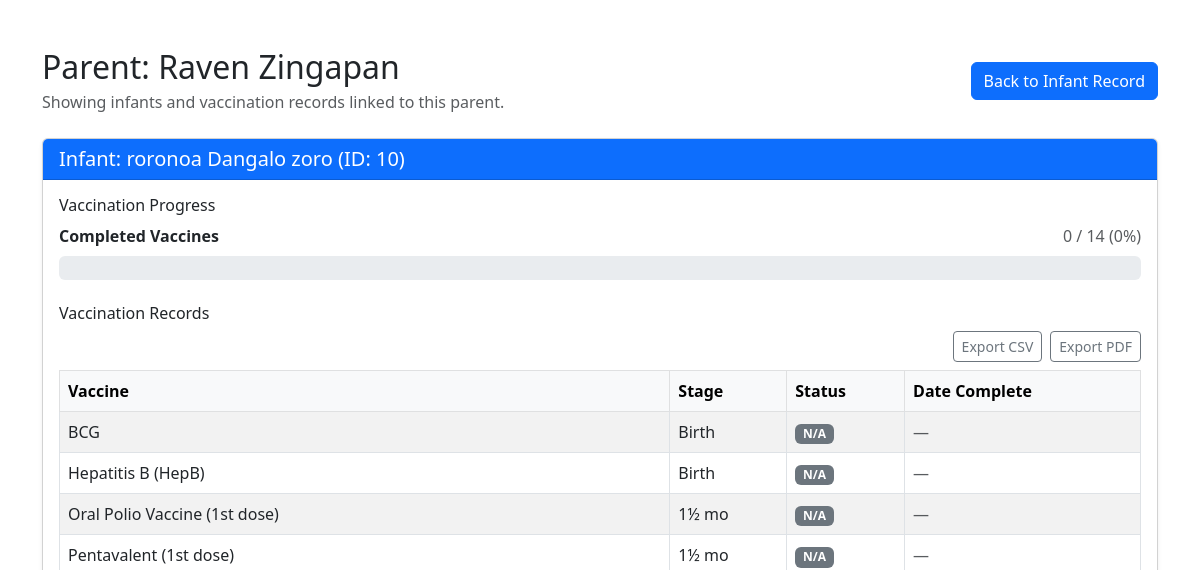
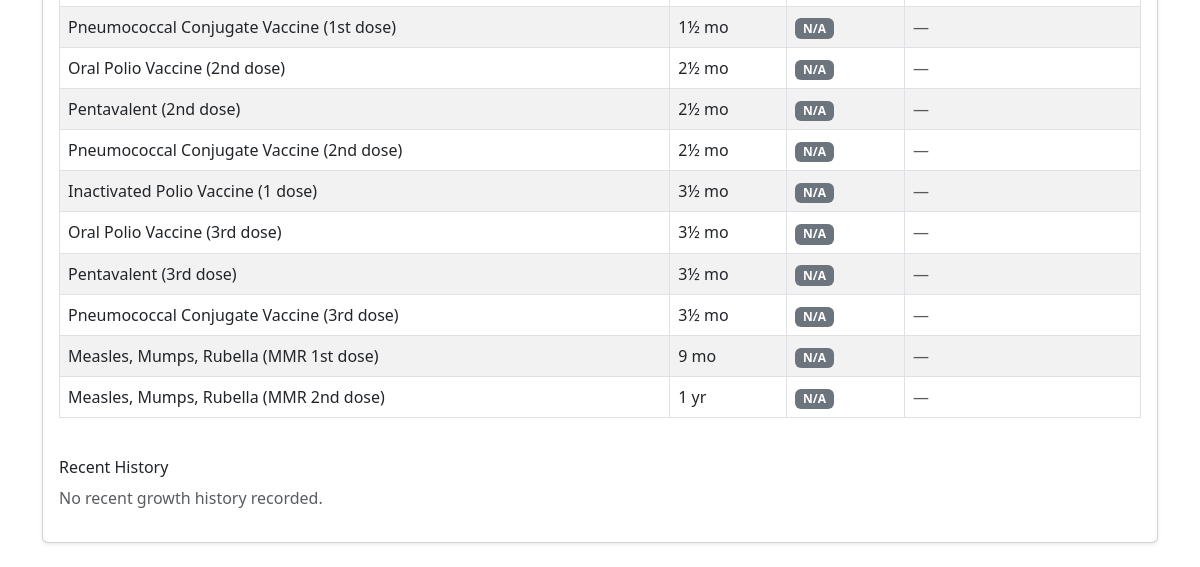
Page /view_details.php?parent_id=5 on the earlier database version (2 pictures, top to bottom).
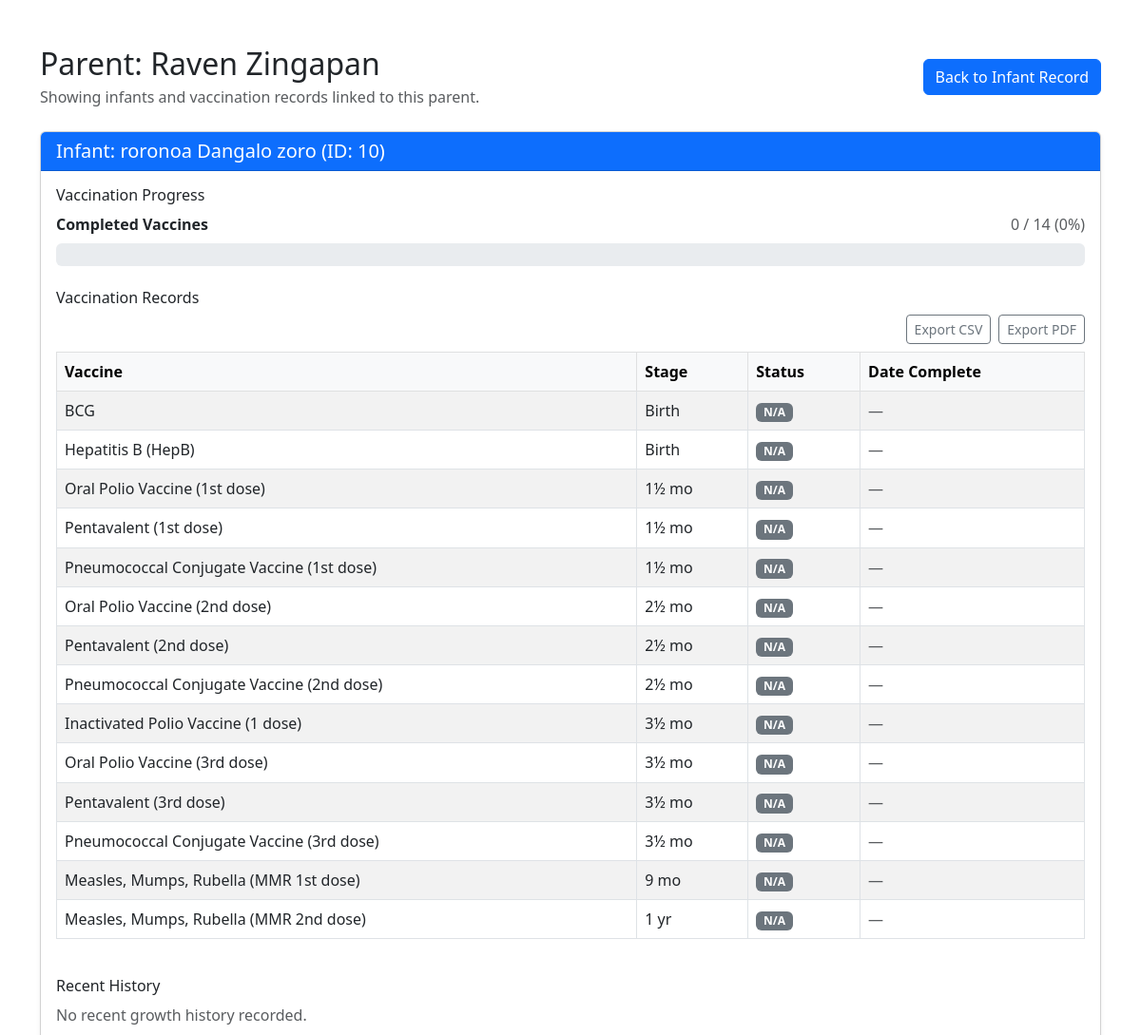
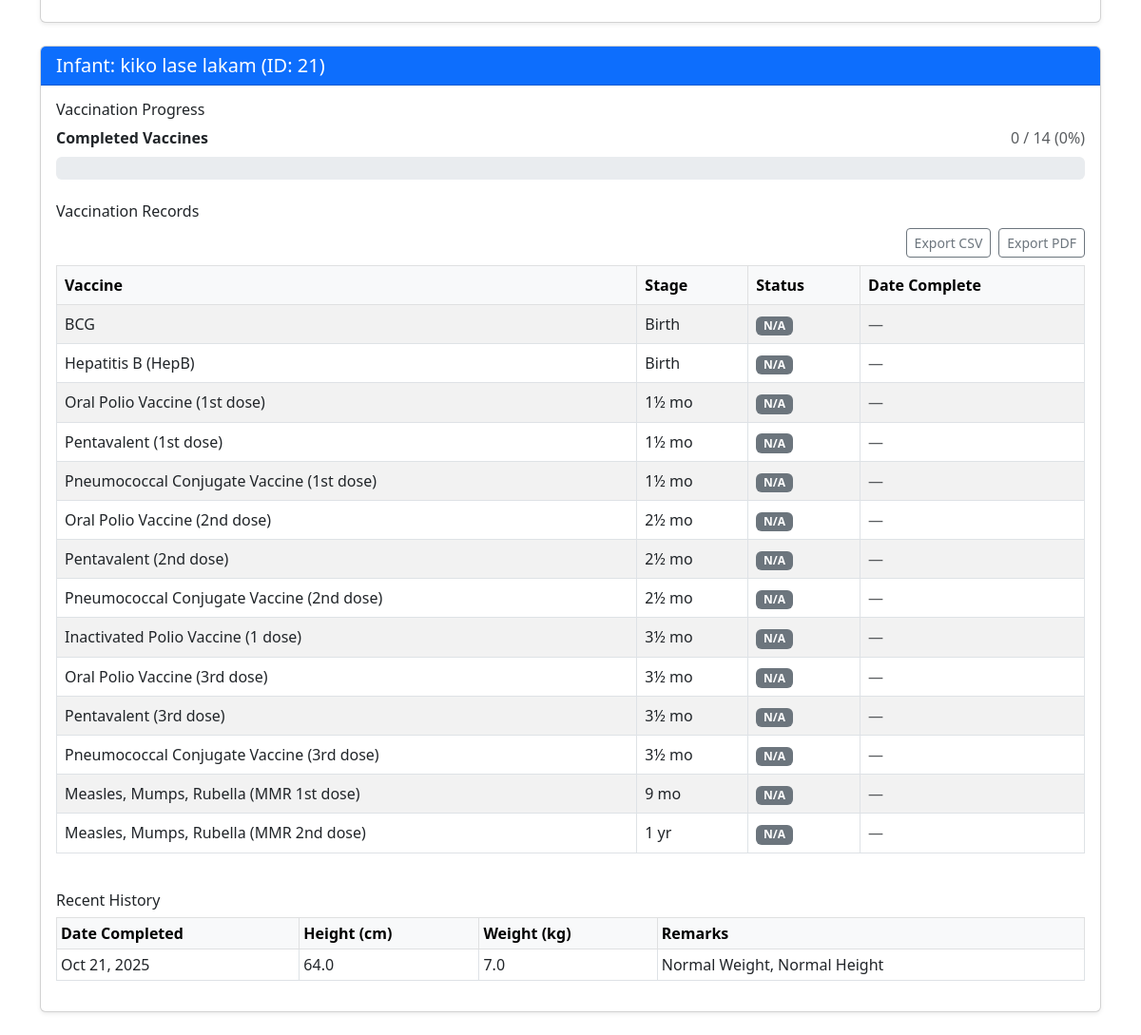
Same page on the later database version (2 pictures, top to bottom).
### tables this page shows
CREATE TABLE `infantinfo` (
  `id` int(11) NOT NULL,
  `firstname` varchar(25) NOT NULL,
  `middlename` varchar(255) DEFAULT NULL,
  `surname` varchar(25) NOT NULL,
  `dateofbirth` varchar(25) NOT NULL,
  `placeofbirth` varchar(25) NOT NULL,
  `sex` enum('Male','Female') DEFAULT NULL,
  `weight` double NOT NULL,
  `height` double NOT NULL,
  `remarks` varchar(255) DEFAULT NULL,
  `bloodtype` varchar(5) NOT NULL,
  `nationality` varchar(25) NOT NULL,
  `parent_id` int(11) DEFAULT NULL
);

CREATE TABLE `tbl_vaccine_reference` (
  `id` int(11) NOT NULL,
  `vaccine_name` varchar(100) DEFAULT NULL,
  `disease_prevented` varchar(150) DEFAULT NULL,
  `age_stage` varchar(20) DEFAULT NULL,
  `at_birth` tinyint(1) DEFAULT 0,
  `one_half_month` tinyint(1) DEFAULT 0,
  `two_half_month` tinyint(1) DEFAULT 0,
  `three_half_month` tinyint(1) DEFAULT 0,
  `nine_month` tinyint(1) DEFAULT 0,
  `one_year` tinyint(1) DEFAULT 0
);

CREATE TABLE `infant_previous_records` (
  `id` int(11) NOT NULL,
  `infant_id` int(11) NOT NULL,
  `record_date` date DEFAULT curdate(),
  `previous_weight` decimal(5,2) DEFAULT NULL,
  `previous_height` decimal(5,2) DEFAULT NULL,
  `remarks` varchar(255) DEFAULT NULL,
  `growth_status` varchar(255) DEFAULT NULL
);

### view_details.php (the view, shortened to what the changed rows need)
<?php
include 'dbForm.php';
if (isset($_GET['parent_id'])) {
    $parent_id = mysqli_real_escape_string($con, $_GET['parent_id']);
    $parentQuery = "SELECT first_name, last_name FROM parents WHERE id = '$parent_id' LIMIT 1";
    $parentResult = mysqli_query($con, $parentQuery);
    $parent = mysqli_fetch_assoc($parentResult);
    $vaccineReference = [];
    $referenceStageMap = [];
    $referenceQuery = "SELECT vaccine_name, disease_prevented, age_stage FROM tbl_vaccine_reference ORDER BY FIELD(age_stage,'Birth','1½ mo','2½ mo','3½ mo','9 mo','1 yr'), vaccine_name ASC";
    $referenceResult = mysqli_query($con, $referenceQuery);
    if ($referenceResult) {
        while ($refRow = mysqli_fetch_assoc($referenceResult)) {
            $vaccineReference[] = $refRow;
            $vaccineName = $refRow['vaccine_name'] ?? '';
            $ageStage = $refRow['age_stage'] ?? '';
            if ($vaccineName !== '' && $ageStage !== '') {
                $referenceStageMap[$vaccineName][] = $ageStage;
            }
        }
    }
    $infantQuery = "SELECT id, CONCAT_WS(' ', firstname, middlename, surname) AS full_name, dateofbirth, weight, height, sex FROM infantinfo WHERE parent_id = '$parent_id'";
    $infantResult = mysqli_query($con, $infantQuery);
    $infants = [];
    if ($infantResult) {
        while ($infantRow = mysqli_fetch_assoc($infantResult)) {
            $infantId = (int) $infantRow['id'];
            $fullName = trim(preg_replace('/\s+/', ' ', $infantRow['full_name']));
            $infantRow['full_name'] = $fullName;
            $statusMap = [];
            foreach ($referenceStageMap as $refVaccine => $stages) {
                foreach ($stages as $refStage) {
                    $statusMap[$refVaccine][$refStage] = [
                        'status' => 'N/A',
                        'updated_at' => ''
                    ];
                }
            }
            $vaccinationDetails = [];
            $completedCount = 0;
            $totalVaccines = count($vaccineReference);
            foreach ($vaccineReference as $referenceRow) {
                $vaccineName = $referenceRow['vaccine_name'];
                $stage = $referenceRow['age_stage'];
                $detail = $statusMap[$vaccineName][$stage] ?? null;
                $status = $detail['status'] ?? 'N/A';
                $vaccinationDetails[] = [
                    'vaccine_name' => $vaccineName,
                    'disease_prevented' => $referenceRow['disease_prevented'],
                    'stage' => $stage,
                    'status' => $status,
                    'updated_at' => $detail['updated_at'] ?? ''
                ];
            }
            $infantRow['vaccinations'] = $vaccinationDetails;
            $infantRow['progress_total'] = $totalVaccines;
            $infantRow['progress_completed'] = $completedCount;
            $infantRow['progress_percent'] = $totalVaccines > 0 ? round(($completedCount / $totalVaccines) * 100) : 0;
            $growthHistory = [];
            $growthStmt = $con->prepare("SELECT record_date, previous_weight, previous_height, growth_status FROM infant_previous_records WHERE infant_id = ? ORDER BY id DESC LIMIT 5");
            if ($growthStmt) {
                $growthStmt->bind_param('i', $infantId);
                if ($growthStmt->execute()) {
                    $growthResult = $growthStmt->get_result();
                    while ($growthRow = $growthResult->fetch_assoc()) {
                        $growthHistory[] = $growthRow;
                    }
                }
            }
            $infantRow['recent_history'] = $growthHistory;
            $infants[] = $infantRow;
        }
    }
} else {
    echo "Parent ID is required.";
    exit;
}
?>
<!DOCTYPE html>
<html lang="en">
<head>
    <link rel="stylesheet" href="https://cdn.jsdelivr.net/npm/bootstrap@5.3.0/dist/css/bootstrap.min.css">
</head>
<body>
    <div class="container mt-5">
        <div class="d-flex justify-content-between align-items-center mb-4">
            <div>
                <h2 class="mb-1">Parent: <?php echo htmlspecialchars($parent['first_name'] . ' ' . $parent['last_name']); ?></h2>
            </div>
        </div>
        <?php if (!empty($infants)): ?>
            <?php foreach ($infants as $infant): ?>
                <div class="card mb-4 shadow-sm">
                    <div class="card-header bg-primary text-white">
                        <h5 class="mb-0">Infant: <?php echo htmlspecialchars($infant['full_name']); ?> (ID: <?php echo (int) $infant['id']; ?>)</h5>
                    </div>
                    <div class="card-body">
                        <?php
                        $tableId = 'vaccination-table-' . (int) $infant['id'];
                        $exportBaseName = strtolower(preg_replace('/[^A-Za-z0-9]+/', '_', $infant['full_name']));
                        $csvFilename = $exportBaseName . '_vaccination.csv';
                        $pdfFilename = $exportBaseName . '_vaccination.pdf';
                        $pdfTitle = $infant['full_name'] . ' Vaccination Records';
                        ?>
                        <h6>Vaccination Progress</h6>
                        <?php if ($infant['progress_total'] > 0): ?>
                            <div class="mb-3">
                                <div class="d-flex justify-content-between align-items-center mb-2">
                                    <span class="fw-semibold">Completed Vaccines</span>
                                    <span class="text-muted"><?php echo $infant['progress_completed']; ?> / <?php echo $infant['progress_total']; ?> (<?php echo $infant['progress_percent']; ?>%)</span>
                                </div>
                                <div class="progress" style="height: 24px;">
                                </div>
                            </div>
                        <?php else: ?>
                            <p class="text-muted">No vaccine reference data available.</p>
                        <?php endif; ?>
                        <h6 class="mt-4">Vaccination Records</h6>
                        <?php if (!empty($infant['vaccinations'])): ?>
                            <div class="table-responsive">
                                <?php
                                $historyPayload = [];
                                if (!empty($infant['recent_history'])) {
                                    foreach ($infant['recent_history'] as $historyItem) {
                                        $historyPayload[] = [
                                            'date' => !empty($historyItem['record_date']) ? date('M d, Y', strtotime($historyItem['record_date'])) : '—',
                                            'height' => isset($historyItem['previous_height']) && $historyItem['previous_height'] !== null ? number_format((float) $historyItem['previous_height'], 1) : '—',
                                            'weight' => isset($historyItem['previous_weight']) && $historyItem['previous_weight'] !== null ? number_format((float) $historyItem['previous_weight'], 1) : '—',
                                            'remarks' => ($historyItem['growth_status'] ?? '') !== '' ? $historyItem['growth_status'] : '—'
                                        ];
                                    }
                                }
                                $historyJson = htmlspecialchars(json_encode($historyPayload, JSON_UNESCAPED_UNICODE), ENT_QUOTES, 'UTF-8');
                                ?>
                                <div class="d-flex justify-content-end flex-wrap gap-2 mb-2">
                                    <button type="button" class="btn btn-outline-secondary btn-sm export-table-btn"
                                        data-target="<?php echo htmlspecialchars($tableId); ?>"
                                        data-format="csv"
                                        data-filename="<?php echo htmlspecialchars($csvFilename); ?>"
                                        data-title="<?php echo htmlspecialchars($pdfTitle, ENT_QUOTES, 'UTF-8'); ?>"
                                        data-history="<?php echo $historyJson; ?>">
                                        Export CSV
                                    </button>
                                    <button type="button" class="btn btn-outline-secondary btn-sm export-table-btn"
                                        data-target="<?php echo htmlspecialchars($tableId); ?>"
                                        data-format="pdf"
                                        data-filename="<?php echo htmlspecialchars($pdfFilename); ?>"
                                        data-title="<?php echo htmlspecialchars($pdfTitle, ENT_QUOTES, 'UTF-8'); ?>"
                                        data-history="<?php echo $historyJson; ?>">
                                        Export PDF
                                    </button>
                                </div>
                                <table id="<?php echo htmlspecialchars($tableId); ?>" class="table table-bordered table-striped">
                                    <thead class="table-light">
                                        <tr>
                                            <th>Vaccine</th>
                                            <th>Stage</th>
                                            <th>Status</th>
                                            <th>Date Complete</th>
                                        </tr>
                                    </thead>
                                    <tbody>
                                        <?php foreach ($infant['vaccinations'] as $record): ?>
                                            <?php
                                            if ($record['status'] === 'Completed') {
                                                $statusClass = 'bg-success text-white';
                                            } elseif ($record['status'] === 'Pending') {
                                                $statusClass = 'bg-warning text-dark';
                                            } else {
                                                $statusClass = 'bg-secondary text-white';
                                            }
                                            ?>
                                            <tr>
                                                <td><?php echo htmlspecialchars($record['vaccine_name']); ?></td>
                                                <td><?php echo htmlspecialchars($record['stage']); ?></td>
                                                <td><span class="badge <?php echo $statusClass; ?>"><?php echo htmlspecialchars($record['status']); ?></span></td>
                                                <td>
                                                    <?php if ($record['status'] === 'Completed' && !empty($record['updated_at'])): ?>
                                                        <?php echo htmlspecialchars(date('M d, Y g:i A', strtotime($record['updated_at']))); ?>
                                                    <?php else: ?>
                                                        <span class="text-muted">—</span>
                                                    <?php endif; ?>
                                                </td>
                                            </tr>
                                        <?php endforeach; ?>
                                    </tbody>
                                </table>
                            </div>
                        <?php else: ?>
                            <p class="text-muted mb-0">No vaccination records found for this infant.</p>
                        <?php endif; ?>
                        <h6 class="mt-4">Recent History</h6>
                        <?php if (!empty($infant['recent_history'])): ?>
                            <div class="table-responsive">
                                <table class="table table-sm table-bordered">
                                    <thead class="table-light">
                                        <tr>
                                            <th>Date Completed</th>
                                            <th>Height (cm)</th>
                                            <th>Weight (kg)</th>
                                            <th>Remarks</th>
                                        </tr>
                                    </thead>
                                    <tbody>
                                        <?php foreach ($infant['recent_history'] as $history): ?>
                                            <?php
                                            $dateCompleted = !empty($history['record_date']) ? date('M d, Y', strtotime($history['record_date'])) : '—';
                                            $height = isset($history['previous_height']) && $history['previous_height'] !== null ? number_format((float) $history['previous_height'], 1) : '—';
                                            $weight = isset($history['previous_weight']) && $history['previous_weight'] !== null ? number_format((float) $history['previous_weight'], 1) : '—';
                                            $remarks = $history['growth_status'] ?? '';
                                            ?>
                                            <tr>
                                                <td><?php echo htmlspecialchars($dateCompleted); ?></td>
                                                <td><?php echo htmlspecialchars($height); ?></td>
                                                <td><?php echo htmlspecialchars($weight); ?></td>
                                                <td><?php echo htmlspecialchars($remarks !== '' ? $remarks : '—'); ?></td>
                                            </tr>
                                        <?php endforeach; ?>
                                    </tbody>
                                </table>
                            </div>
                        <?php else: ?>
                            <p class="text-muted">No recent growth history recorded.</p>
                        <?php endif; ?>
                    </div>
                </div>
            <?php endforeach; ?>
        <?php else: ?>
            <div class="alert alert-info">No infants found for this parent.</div>
        <?php endif; ?>
    </div>
</body>
</html>

Differences in the rows shown:
added infantinfo: full_name "kiko lase lakam", id "21", progress_completed "0", progress_total "14", progress_percent "0", tbl_vaccine_reference (vaccine_name "BCG", age_stage "Birth", status "N/A"), tbl_vaccine_reference (vaccine_name "Hepatitis B (HepB)", age_stage "Birth", status "N/A"), tbl_vaccine_reference (vaccine_name "Oral Polio Vaccine (1st dose)", age_stage "1½ mo", status "N/A"), tbl_vaccine_reference (vaccine_name "Pentavalent (1st dose)", age_stage "1½ mo", status "N/A"), tbl_vaccine_reference (vaccine_name "Pneumococcal Conjugate Vaccine (1st dose)", age_stage "1½ mo", status "N/A"), tbl_vaccine_reference (vaccine_name "Oral Polio Vaccine (2nd dose)", age_stage "2½ mo", status "N/A"), tbl_vaccine_reference (vaccine_name "Pentavalent (2nd dose)", age_stage "2½ mo", status "N/A"), tbl_vaccine_reference (vaccine_name "Pneumococcal Conjugate Vaccine (2nd dose)", age_stage "2½ mo", status "N/A"), tbl_vaccine_reference (vaccine_name "Inactivated Polio Vaccine (1 dose)", age_stage "3½ mo", status "N/A"), tbl_vaccine_reference (vaccine_name "Oral Polio Vaccine (3rd dose)", age_stage "3½ mo", status "N/A"), tbl_vaccine_reference (vaccine_name "Pentavalent (3rd dose)", age_stage "3½ mo", status "N/A"), tbl_vaccine_reference (vaccine_name "Pneumococcal Conjugate Vaccine (3rd dose)", age_stage "3½ mo", status "N/A"), tbl_vaccine_reference (vaccine_name "Measles, Mumps, Rubella (MMR 1st dose)", age_stage "9 mo", status "N/A"), tbl_vaccine_reference (vaccine_name "Measles, Mumps, Rubella (MMR 2nd dose)", age_stage "1 yr", status "N/A")
added infant_previous_records: record_date "Oct 21, 2025", previous_height "64.0", previous_weight "7.0", growth_status "Normal Weight, Normal Height"
